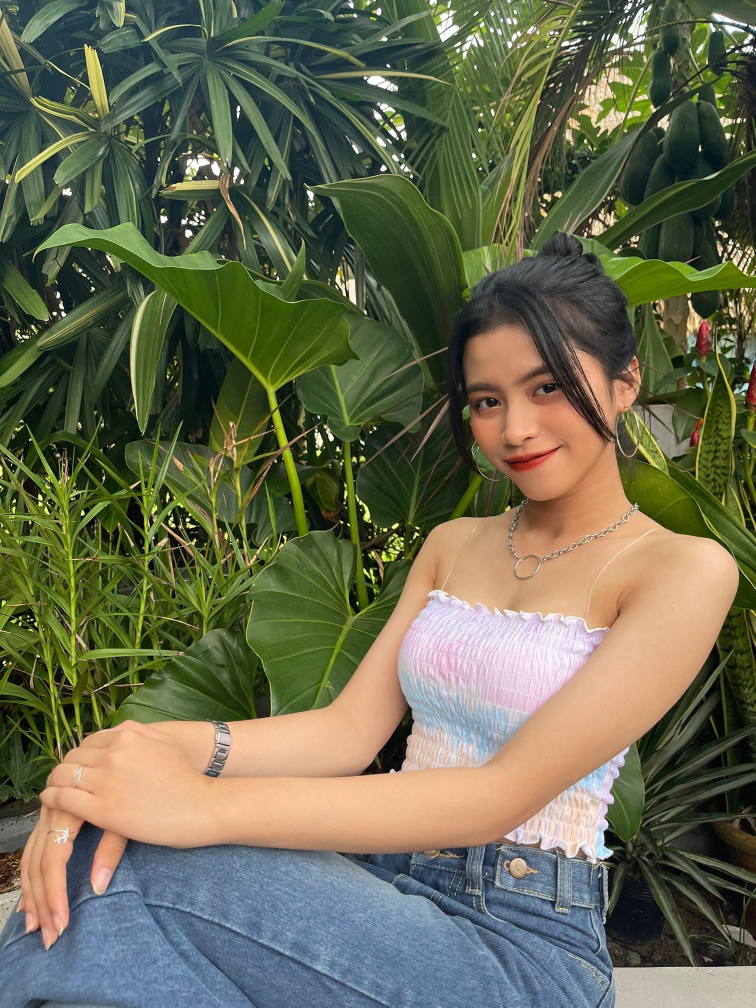
#> input picture BTLT Tuan 6/img/img.jpg, 1511 x 2015 px (shown at 1/2 size)
$ jupyter execute 'Seam Carving 1 time.ipynb'
#> lines starting #> are read from the running program, lines starting #| are printed output that depends on the picture
[cell 1]
import numpy as np
import cv2
import numpy as np
from matplotlib import pyplot as plt

[cell 2]
img = cv2.imread("img/img.jpg", cv2.IMREAD_GRAYSCALE)
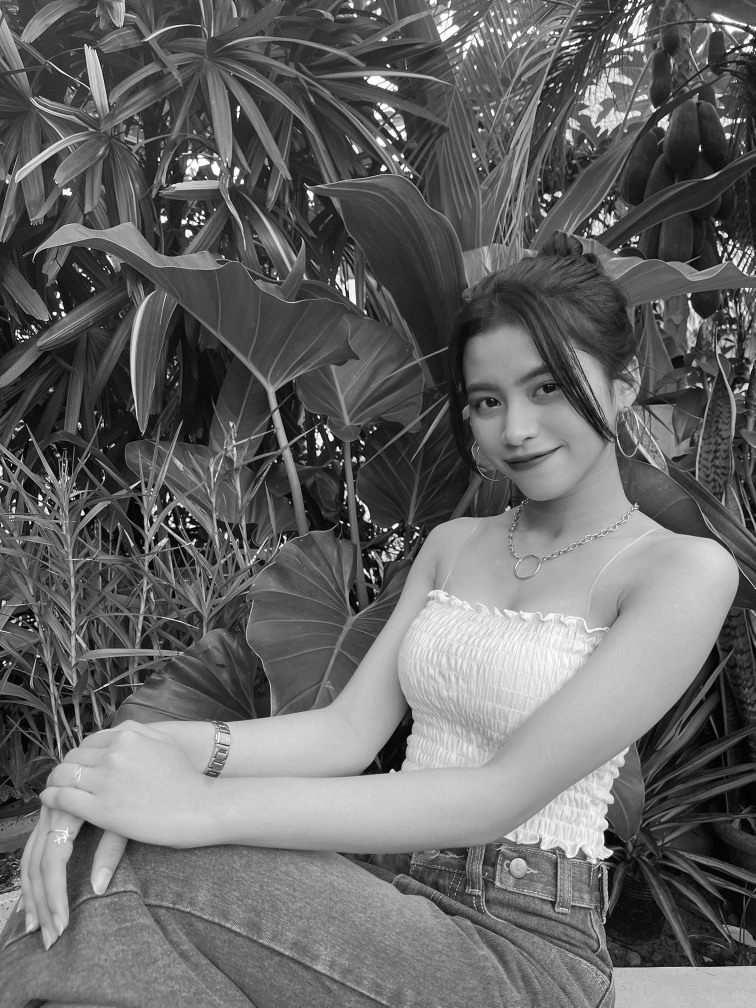
#> img: shape (2015, 1511) (shown at 1/2 size); min 0, max 255, mean 102.7
plt.imshow(img, cmap='gray')
plt.show()

[cell 3]
def derivative(X, direction):
#> called with direction = 0
    if(direction == 0):
        for idx in range(X.shape[0] - 1):
            X[idx,0:X.shape[1]] = X[idx, 0:X.shape[1]] - X[idx + 1, 0:X.shape[1]]
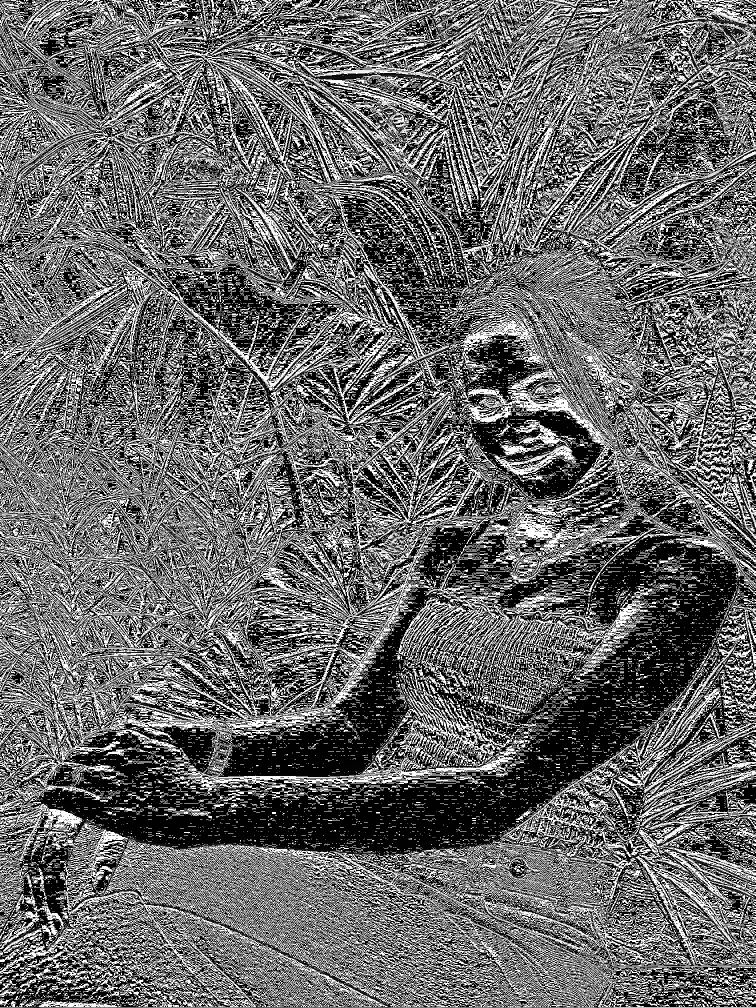
#> X: shape (2015, 1511) (shown at 1/2 size); min 0, max 255, mean 104.1
    else:
        for idx in range(X.shape[1] - 1):
            X[0:X.shape[0], idx] = X[0:X.shape[0], idx] - X[0:X.shape[0], idx + 1]
    return X

imgX = derivative(img.copy(), 0)
imgY = derivative(img.copy(), 1)
#> call 2 of derivative, with direction = 1
#> after the loop in derivative (call 2), `for idx in range(X.shape[1] - 1):`:
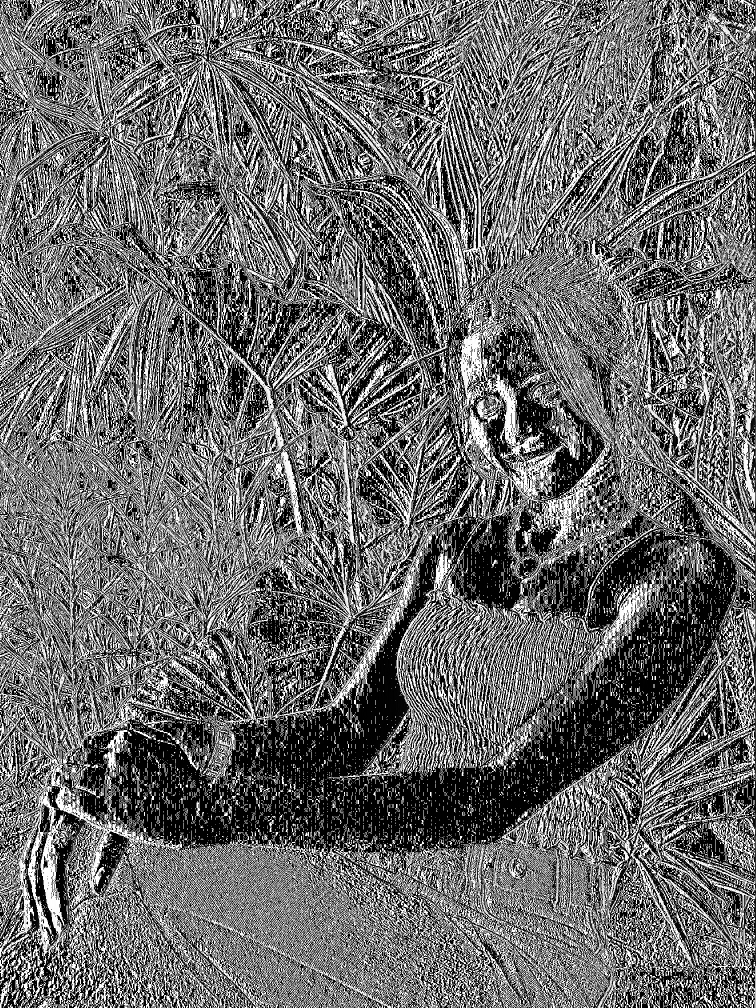
#> X: shape (2015, 1511) (shown at 1/2 size); min 0, max 255, mean 106.2

def energy(X, Y):
    D = X[:] + Y[:]
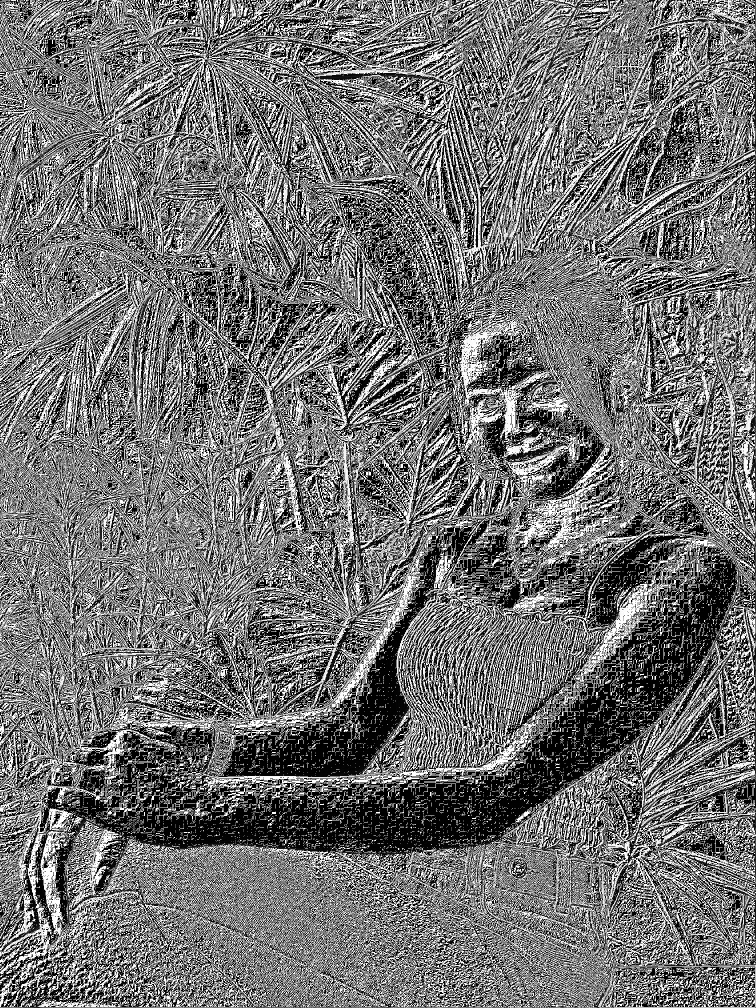
#> D: shape (2015, 1511) (shown at 1/2 size); min 0, max 255, mean 113.5
    return D

energy_matrix = np.array(energy(imgX, imgY))

M = [[0 for x in range(img.shape[1])] for y in range(img.shape[0])]
for idy in range(img.shape[1]):
    M[0][idy] = energy_matrix[0][idy]
#> after the loop, M = 2015 items
for idx in range(1,img.shape[0]):
    for idy in range(img.shape[1]):
        v1 = M[idx-1][idy] if idx-1 >= 0 else 10000000
        v2 = M[idx-1][idy-1] if idx -1 >= 0 and idy - 1 > 0 else 10000000
        v3 = M[idx-1][idy+1] if idx -1 >= 0 and idy + 1 < img.shape[1] else 10000000
        M[idx][idy] = min(v1,v2,v3) + int(energy_matrix[idx][idy])

flag = [0 for x in range(img.shape[1])]
#> flag = 1511 values from 0 to 0
seam_matrix = [[0 for x in range(img.shape[1])] for y in range(img.shape[0])]
def back_tracking(energy_matrix, min_bottom, seam_matrix):
#> called with min_bottom = 0
    idy = 0
    min_val = 100000000
    t = img.shape[0] - 1
#> t = 2014
    for id in range(img.shape[1]):
        if (M[t][id] < min_val) and (M[t][id] >= min_bottom) and flag[id] == 0:
            min_val = M[t][id]
            idy = id
#> this loop made 1511 passes
#> min_val on passes 1, 2, 7, 8, 16, 17, 43, 44, 45, 46, 47, 48: 19957, 19706, 19705, 19432, 19425, 19399, 19190, 18021, 17826, 17820, 17802, 17747
#> after the loop, idy = 659; min_val = 10544
    flag[idy] = 1
    while (t > 0 and idy < img.shape[1] and idy > 0):
        seam_matrix[t][idy] = 255
        v1 = M[t-1][idy] if t - 1 >= 0 else 10000000
        v2 = M[t-1][idy-1] if t -1 >= 0 and idy - 1 > 0 else 10000000
        v3 = M[t-1][idy+1] if t -1 >= 0 and idy + 1 < img.shape[1] else 10000000
        t -= 1
        if(v1 > v2 and v1 > v3):
            continue
        if(v2 > v1 and v2 > v3):
            idy -= 1
            continue
        if(v3 > v1 and v3 > v2):
            idy += 1
            continue
#> this loop made 2014 passes
#> (v1, v2, v3, t, idy) on passes 1, 2, 3, 4, 5, 6, 8, 10, 11, 12, 13, 15: (10474, 10489, 10470, 2013, 658), (10732, 10734, 10487, 2012, 657), (11214, 11256, 10727, 2011, 656), (11029, 11022, 11035, 2010, 657), (10786, 10794, 11216, 2009, 658), (10965, 11031, 10973, 2008, 657), (10714, 10958, 10724, 2006, 656), (10752, 10756, 10765, 2004, 657), (10759, 10511, 10939, 2003, 658), (10932, 10959, 10696, 2002, 657), (10717, 10726, 10936, 2001, 658), (10440, 10470, 10662, 1999, 659)
#> (v1, v2, v3, t) on passes 7, 9, 14, 17, 22, 26: (10941, 10779, 10934, 2007), (10975, 10772, 10703, 2005), (10692, 10691, 10692, 2000), (10670, 10434, 10658, 1997), (10618, 10408, 10427, 1992), (11337, 10833, 11238, 1988)
#> after the loop, idy = 634; seam_matrix = 2015 items; t = 0
    return min_val, seam_matrix
pixel = 999
min_val, seam_matrix = back_tracking(M, 0, seam_matrix)
#> min_val = 10544; seam_matrix = 2015 items
for it in range(999):
    min_val, seam_matrix = back_tracking(M,min_val, seam_matrix)
#> this loop made 999 passes
#> min_val on passes 1 to 3: 10569, 10573, 10574

def result_val(img, seam_matrix):
    result = img.copy()
    for idx in range(result.shape[0]):
        for idy in range(result.shape[1]):
            if seam_matrix[idx][idy] == 255:
                result[idx, idy:] = np.append(result[idx, idy + 1:],0)
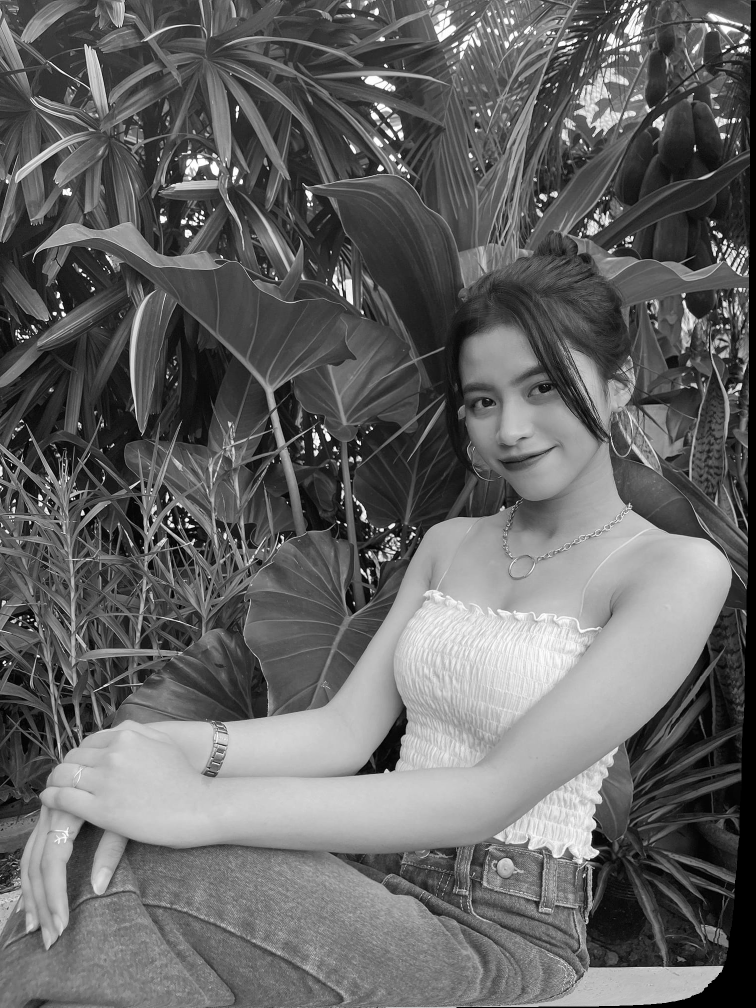
#> result: shape (2015, 1511) (shown at 1/2 size); min 0, max 255, mean 100.9
    return result
result = result_val(img, seam_matrix)
plt.imshow(seam_matrix, cmap='gray')
plt.show()
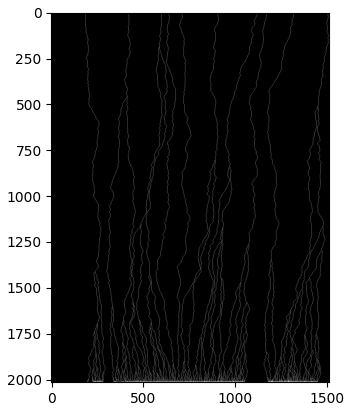
#> figure drawn by matplotlib, 1 panel
plt.imshow(result, cmap='gray')
plt.show()
